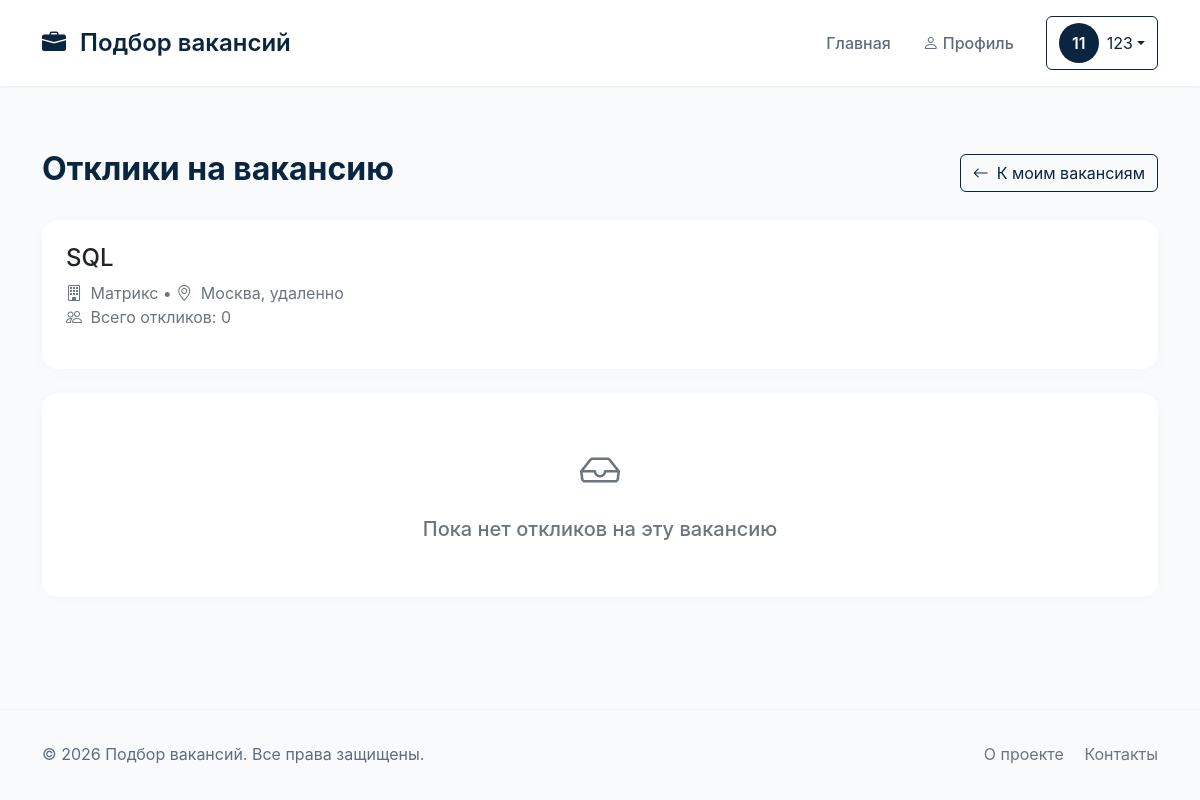
Page /vacancy/1/applications (signed in) on the committed database.
### models.py (models this page shows, shortened)
class User(UserMixin, db.Model):
    __tablename__ = 'users'
    id = db.Column(db.Integer, primary_key=True)
    email = db.Column(db.String(120), unique=True, nullable=False)
    password_hash = db.Column(db.String(200), nullable=False)
    first_name = db.Column(db.String(50), nullable=False)
    last_name = db.Column(db.String(50), nullable=False)
    company_name = db.Column(db.String(100), nullable=True)  # Для работодателей
    company_description = db.Column(db.Text, nullable=True)  # Описание компании
    company_website = db.Column(db.String(100), nullable=True)  # Сайт компании
    company_logo = db.Column(db.String(200), nullable=True)  # Путь к логотипу
    phone = db.Column(db.String(20), nullable=True)
    role = db.Column(db.String(20), nullable=False, default='job_seeker')
    created_at = db.Column(db.DateTime, default=datetime.utcnow)
    is_active = db.Column(db.Boolean, default=True)
    skills = db.relationship('UserSkill', back_populates='user', cascade='all, delete-orphan')
    applications = db.relationship('Application', back_populates='applicant',
                                   foreign_keys='Application.applicant_id',
                                   cascade='all, delete-orphan')
    posted_vacancies = db.relationship('Vacancy', back_populates='employer',
                                       foreign_keys='Vacancy.posted_by',
                                       cascade='all, delete-orphan')
    @property
    def is_employer(self):
        return self.role == 'employer'

class Vacancy(db.Model):
    __tablename__ = 'vacancies'
    id = db.Column(db.Integer, primary_key=True)
    title = db.Column(db.String(100), nullable=False)
    company = db.Column(db.String(100))
    description = db.Column(db.Text)
    salary_min = db.Column(db.Integer)
    salary_max = db.Column(db.Integer)
    currency = db.Column(db.String(3), default='RUB')
    location = db.Column(db.String(100))
    url = db.Column(db.String(200))
    hh_id = db.Column(db.String(50), unique=True, nullable=True)
    posted_by = db.Column(db.Integer, db.ForeignKey('users.id'), nullable=True)
    created_at = db.Column(db.DateTime, default=datetime.utcnow)
    skills = db.relationship('VacancySkill', back_populates='vacancy', cascade='all, delete-orphan')
    applications = db.relationship('Application', back_populates='vacancy',
                                   cascade='all, delete-orphan')
    employer = db.relationship('User', back_populates='posted_vacancies',
                               foreign_keys=[posted_by])

### auth.py (the view)
@auth_bp.route('/vacancy/<int:vacancy_id>/applications')
@login_required
def vacancy_applications(vacancy_id):
    vacancy = Vacancy.query.get_or_404(vacancy_id)
    if vacancy.posted_by != current_user.id:
        flash('У вас нет доступа к этой странице', 'danger')
        return redirect(url_for('index'))
    return render_template('vacancy_applications.html', vacancy=vacancy)

### templates/vacancy_applications.html
{% extends "base.html" %}
{% block content %}
<div class="container py-5">
    <div class="d-flex justify-content-between align-items-center mb-4">
        <h2 class="fw-bold" style="color: #0a2540;">Отклики на вакансию</h2>
        <a href="{{ url_for('auth.my_vacancies') }}" class="btn btn-outline-primary">
            <i class="bi bi-arrow-left me-2"></i>К моим вакансиям
        </a>
    </div>
    <div class="card p-4 mb-4">
        <h3 class="h4 mb-2">{{ vacancy.title }}</h3>
        <p class="text-secondary mb-0">
            <i class="bi bi-building me-1"></i> {{ vacancy.company }}
            {% if vacancy.location %}
                • <i class="bi bi-geo-alt me-1"></i> {{ vacancy.location }}
            {% endif %}
        </p>
        <p class="text-secondary">
            <i class="bi bi-people me-1"></i> Всего откликов: {{ vacancy.applications|length }}
        </p>
    </div>
    {% if vacancy.applications %}
        <div class="row">
            {% for application in vacancy.applications %}
                <div class="col-12 mb-3">
                    <div class="card p-4">
                        <div class="d-flex justify-content-between align-items-start">
                            <div>
                                <h4 class="h5 fw-bold mb-1">{{ application.applicant.full_name }}</h4>
                                <p class="text-secondary mb-2">
                                    <i class="bi bi-envelope me-1"></i> {{ application.applicant.email }}
                                    {% if application.applicant.phone %}
                                        • <i class="bi bi-telephone me-1"></i> {{ application.applicant.phone }}
                                    {% endif %}
                                </p>
                                <p class="text-secondary small mb-3">
                                    Отклик от {{ application.created_at.strftime('%d.%m.%Y %H:%M') }}
                                </p>
                                {% if application.cover_letter %}
                                    <div class="mb-3">
                                        <strong>Сопроводительное письмо:</strong>
                                        <p class="mt-2">{{ application.cover_letter }}</p>
                                    </div>
                                {% endif %}
                                <div class="mb-3">
                                    <strong>Навыки кандидата:</strong>
                                    {% if application.applicant.skills %}
                                        <div class="d-flex flex-wrap gap-2 mt-2">
                                            {% for us in application.applicant.skills %}
                                                <span class="badge bg-light text-dark p-2 border">
                                                    {{ us.skill.name }}
                                                </span>
                                            {% endfor %}
                                        </div>
                                    {% else %}
                                        <p class="text-secondary mt-2">Навыки не указаны</p>
                                    {% endif %}
                                </div>
                            </div>
                            <div class="text-end">
                                <span class="badge
                                    {% if application.status == 'accepted' %}bg-success
                                    {% elif application.status == 'rejected' %}bg-danger
                                    {% else %}bg-warning{% endif %}
                                    p-2 mb-3">
                                    {{ application.status_rus }}
                                </span>
                                {% if application.status == 'pending' %}
                                    <div class="d-flex gap-2">
                                        <a href="{{ url_for('auth.handle_application', application_id=application.id, action='accept') }}"
                                           class="btn btn-success btn-sm">
                                            <i class="bi bi-check-circle me-1"></i>Принять
                                        </a>
                                        <a href="{{ url_for('auth.handle_application', application_id=application.id, action='reject') }}"
                                           class="btn btn-outline-danger btn-sm">
                                            <i class="bi bi-x-circle me-1"></i>Отклонить
                                        </a>
                                    </div>
                                {% endif %}
                            </div>
                        </div>
                    </div>
                </div>
            {% endfor %}
        </div>
    {% else %}
        <div class="card p-5 text-center">
            <i class="bi bi-inbox fs-1 text-secondary mb-3"></i>
            <h3 class="h5 text-secondary">Пока нет откликов на эту вакансию</h3>
        </div>
    {% endif %}
</div>
{% endblock %}

### templates/base.html (shortened to what this page needs)
<!DOCTYPE html>
<html lang="ru">
<head>
    <link href="https://cdn.jsdelivr.net/npm/bootstrap@5.3.0/dist/css/bootstrap.min.css" rel="stylesheet">
    <link rel="stylesheet" href="https://cdn.jsdelivr.net/npm/bootstrap-icons@1.11.0/font/bootstrap-icons.css">
</head>
<body>
    <nav class="navbar navbar-expand-lg">
        <div class="container">
            <a class="navbar-brand" href="/">
                <i class="bi bi-briefcase-fill me-2" style="color: #0a2540;"></i>
                Подбор вакансий
            </a>
            <div class="collapse navbar-collapse" id="navbarNav">
                <ul class="navbar-nav ms-auto">
                    {% if current_user.is_authenticated %}
                        <li class="nav-item">
                            <a class="nav-link" href="/">Главная</a>
                        </li>
                        <li class="nav-item">
                            <a class="nav-link" href="{{ url_for('auth.profile') }}">
                                <i class="bi bi-person me-1"></i>Профиль
                            </a>
                        </li>
                    {% endif %}
                </ul>
                <div class="ms-3">
                    {% if current_user.is_authenticated %}
                        <div class="dropdown">
                            <button class="btn btn-outline-primary dropdown-toggle d-flex align-items-center" type="button" data-bs-toggle="dropdown">
                                <div class="avatar-circle me-2">
                                    {{ current_user.first_name[0] }}{{ current_user.last_name[0] }}
                                </div>
                                {{ current_user.first_name }}
                            </button>
                        </div>
                    {% else %}
                        <a href="{{ url_for('auth.login') }}" class="btn btn-outline-primary btn-sm">Войти</a>
                        <a href="{{ url_for('auth.register') }}" class="btn btn-primary btn-sm ms-2">Регистрация</a>
                    {% endif %}
                </div>
            </div>
        </div>
    </nav>
    <main>
        {% block content %}{% endblock %}
    </main>
    <footer>
        <div class="container">
            <div class="row">
                <div class="col-md-6">
                    <p class="mb-0">© 2026 Подбор вакансий. Все права защищены.</p>
                </div>
                <div class="col-md-6 text-end">
                    <a href="#" class="text-decoration-none text-secondary me-3">О проекте</a>
                    <a href="#" class="text-decoration-none text-secondary">Контакты</a>
                </div>
            </div>
        </div>
    </footer>
</body>
</html>

### templates/base.html (style rules this page uses)
body { background-color: #f8fafc; font-family: -apple-system, BlinkMacSystemFont, 'Segoe UI', Roboto, Oxygen, Ubuntu, sans-serif; }
.navbar { background-color: white !important; box-shadow: 0 1px 3px rgba(0,0,0,0.05); padding: 1rem 0; }
.navbar-brand { font-weight: 600; color: #0a2540 !important; font-size: 1.5rem; }
.nav-link { color: #5f6c80 !important; font-weight: 500; margin: 0 0.5rem; }
.btn-outline-primary { border-color: #0a2540; color: #0a2540; }
.card { border: none; border-radius: 16px; box-shadow: 0 4px 20px rgba(0,0,0,0.02); transition: transform 0.2s, box-shadow 0.2s; }
footer { margin-top: 4rem; padding: 2rem 0; color: #5f6c80; border-top: 1px solid #eef2f6; }
.avatar-circle { width: 40px; height: 40px; background-color: #0a2540; border-radius: 50%; display: flex; align-items: center; justify-content: center; color: white; font-weight: 600; }

### rows in the picture
User: first_name "1", last_name "1", first_name "123"
Vacancy: title "SQL", company "Матрикс", location "Москва, удаленно"

### other values in the picture
{{ vacancy.applications|length }} "0"
